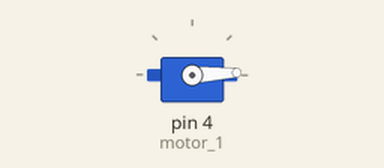
A sketch run on a simulated Arduino Uno, built with avr-gcc and run on an emulated ATmega328P. On the bench: servo.

Above: at 0.05 s.
At 0.7 s:
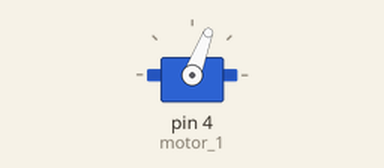
At 1.4 s:
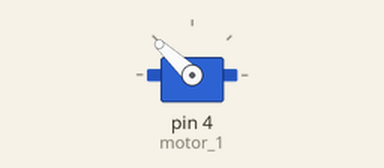
At 2.8 s:
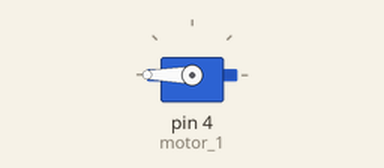
Timing chart, 0 to 6.5 s (numbered marks = the images above):
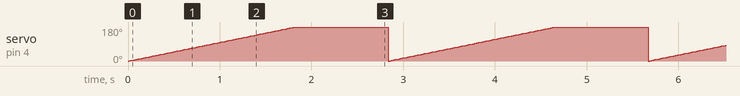

Measured:
- by itself, servo on pin 4 (motor_1): ramps from 0° to 180° and jumps back, once every 2.8 s

The sketch:

servomotor_program.ino
```cpp
#include<Servo.h>
Servo motor_1;
int angle;

void setup() {
motor_1.attach(4);

}

void loop() {
  for(angle=0; angle<=180; angle+=1){
  motor_1.write(angle);
  delay(10);
  }
delay(1000);

for(angle=180; angle>=180; angle-=1){
  motor_1.write(angle);
  delay(10);
}
}
```
